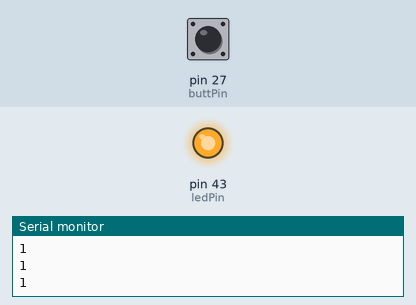
The sketch below on a simulated Arduino Mega 2560, built with avr-gcc and run on an emulated ATmega2560. Shown: output pins drawn as LEDs (lit = HIGH), the last lines printed to the serial monitor. The inputs (shaded band) are chosen by the test bench; at power-on: pin 27 (buttPin) HIGH.

Above: at 1.2 s.
1.3 s: pin 27 (buttPin) pulled LOW for 0.15 s
At 1.37 s:
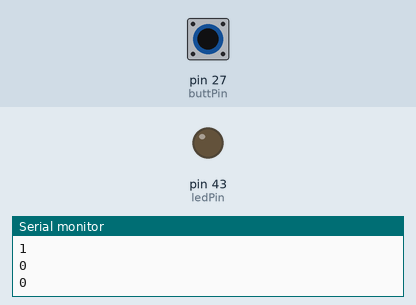
2.9 s: pin 27 (buttPin) pulled LOW for 3.2 s
At 7.1 s:
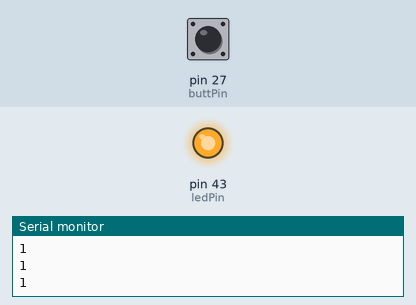
Timing chart, 0 to 8.6 s (numbered marks = the images above; inputs shaded):
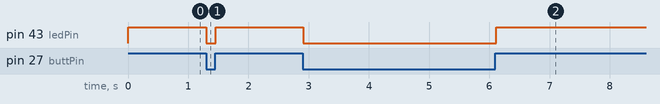

Measured:
- after the input at 1.3 s, pin 43 (ledPin): HIGH → LOW at once, → HIGH 0.15 s later
- after the input at 2.9 s, pin 43 (ledPin): HIGH → LOW at once, → HIGH 3.2 s later

The sketch:

buttonTest.ino
```cpp
const int buttPin = 27;
const int ledPin = 43;

int buttState = LOW;

void setup() {

  pinMode(ledPin, OUTPUT);
  digitalWrite(ledPin, HIGH);

  pinMode(buttPin, INPUT_PULLUP);

  Serial.begin(9600);


}

void loop() {

  buttState = digitalRead(buttPin);
  Serial.println(buttState);

  if (buttState == HIGH) {

    digitalWrite(ledPin, HIGH);

  } else {

    digitalWrite(ledPin, LOW);

  }

  delay(50);

}
```
